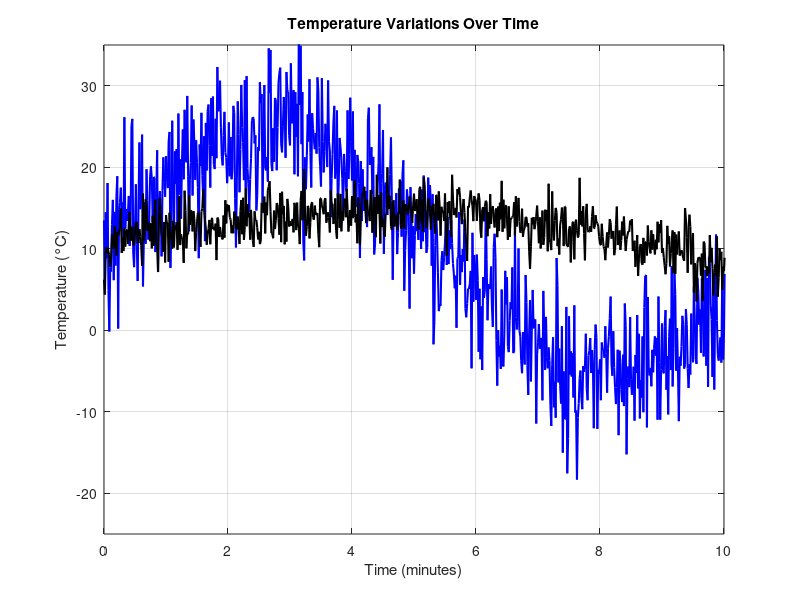

Write the MATLAB code that produced this figure.
% MATLAB Code to Plot Temperature Variations Over Time

% Time axis (in minutes)
time = 0:1:750;

% Sample data for temperatures
outdoor_temp = 10 + 15 * sin(time / 120) + 5 * randn(size(time)); % Outdoor temperature (blue)
indoor_temp = 10 + 5 * sin(time / 200) + 2 * randn(size(time));   % Indoor temperature (black)

% Plotting
figure;
plot(time/70, outdoor_temp, 'b-', 'LineWidth', 1.5); hold on;
plot(time/70, indoor_temp, 'k-', 'LineWidth', 1.5);

% Labels and Title
xlabel('Time (minutes)');
ylabel('Temperature (°C)');
title('Temperature Variations Over Time');

grid on;
axis([0 10 -25 35]);
